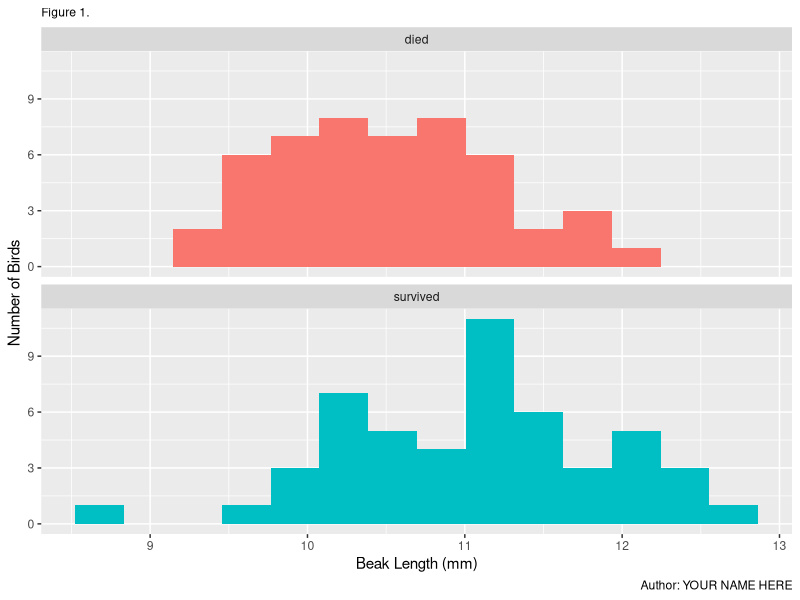
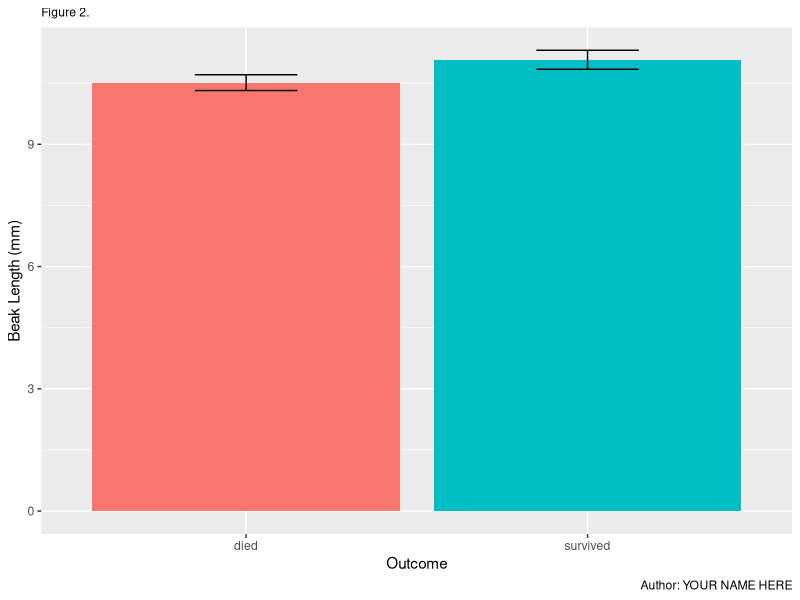
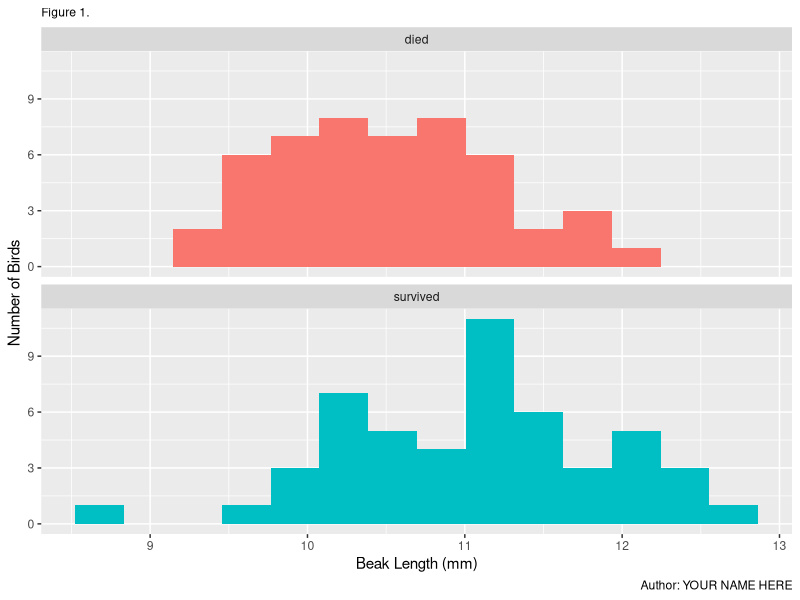
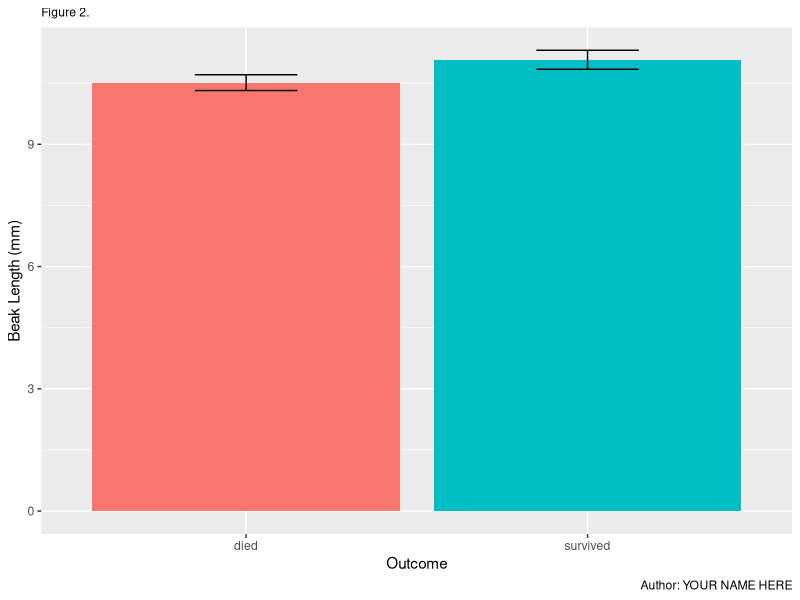

These figures' R source, in order:

# load packages -----------------------------------------------------------

# run every time you restart RStudio
library(readxl)     # load readxl, for reading Excel files
library(tidyverse)  # load tidyverse, for working with datasets


# read data ---------------------------------------------------------------

# read the finches data
finches <- read_excel("finches_data.xlsx")

# print the finches tibble in the console
finches

# take a quick look at all the variables in the dataset
glimpse(finches)


# histogram ---------------------------------------------------------------

# histogram of beak length, grouped by survival, with labels
ggplot(
  data = finches,                     # use the finches dataset
  mapping = aes(x = beak_length,      # put beak length on the x axis
                fill = outcome)       # fill sets the color of the boxes
) +
  geom_histogram(bins = 14) +         # add the histogram, use 14 bins
  facet_wrap(~ outcome, ncol = 1) +   # outcome is the grouping variable
  guides(fill = "none") +             # don't show a legend for fill color
  labs(
    title = "Figure 1.",                # change number if necessary
    x = "Beak Length (mm)",             # human-readable x-axis label
    y = "Number of Birds",              # human-readable y-axis label
    caption = "Author: YOUR NAME HERE"  # your name so we know who made it
  ) +
  theme(plot.title = element_text(size = rel(.8)))  # make title smaller

# save your most recent plot
ggsave("beak_length_histogram.png",   # you choose a name for the file
       width = 3.5, height = 3.5,     # dimensions of saved file
       units = "in")                  # units for the dimensions


# summarize ---------------------------------------------------------------

# summarize the dataset by outcome (survived vs. died)
beak_length_grouped_summary <- 
  finches %>% 
  group_by(outcome) %>% 
  summarize(
    mean = mean(beak_length),
    sample_size = n(),
    standard_error = sd(beak_length) / sqrt(sample_size),
    upper_conf_limit = mean + 1.96 * standard_error,
    lower_conf_limit = mean - 1.96 * standard_error
  ) %>% 
  print()                             # print the results in the console


# bar chart ---------------------------------------------------------------

# bar chart of mean beak lengths
ggplot(
  data = beak_length_grouped_summary,   # use summary data, not "finches"
  mapping = aes(x = outcome,            # survival on the x axis
                y = mean,               # mean beak length on the y axis
                fill = outcome)         # make died/survived different colors
) +
  geom_col() +                                 # add columns
  geom_errorbar(                               # add error bars
    mapping = aes(ymin = lower_conf_limit,     #   lower 95% confidence limit
                  ymax = upper_conf_limit),    #   upper 95% confidence limit
    width = .3                                 #   width of horizontal bars
  ) +
  guides(fill = "none") +               # don't show fill color legend
  labs(
    title = "Figure 2.",                # change number if necessary
    x = "Outcome",                      # human-readable x-axis label
    y = "Beak Length (mm)",             # human-readable y-axis label
    caption = "Author: YOUR NAME HERE"  # your name so we know who made it
  ) +
  theme(plot.title = element_text(size = rel(.8)))  # make title smaller

# save the beak length bar chart
# note that the dimensions are different from the histograms above
ggsave("beak_length_bar_chart.png", 
       width = 2.5, height = 3.5, units = "in")


# t-test ------------------------------------------------------------------

# perform a two-sample t-test assuming unequal variances
t.test(beak_length ~ outcome, data = finches)
